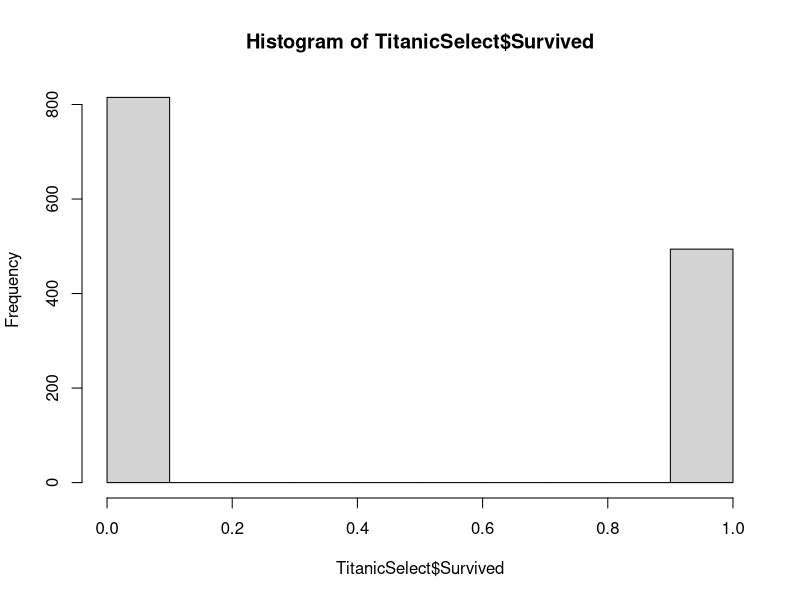
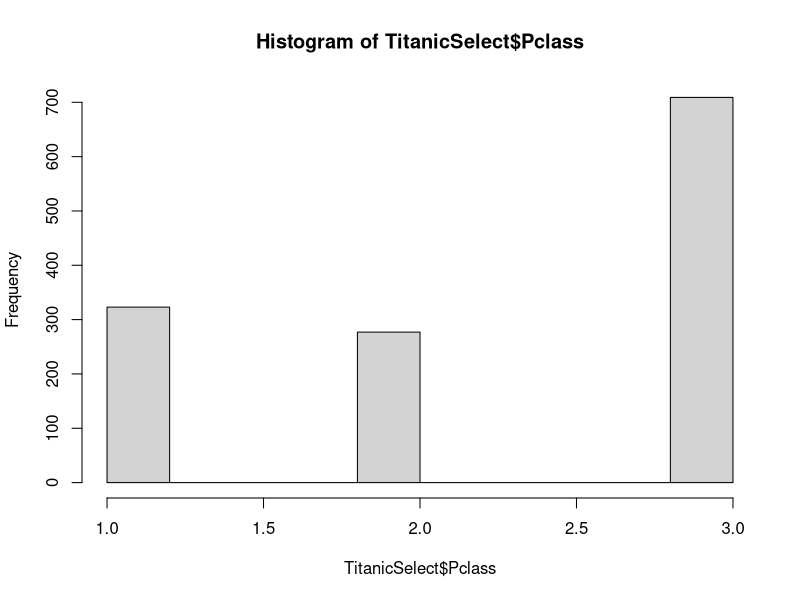
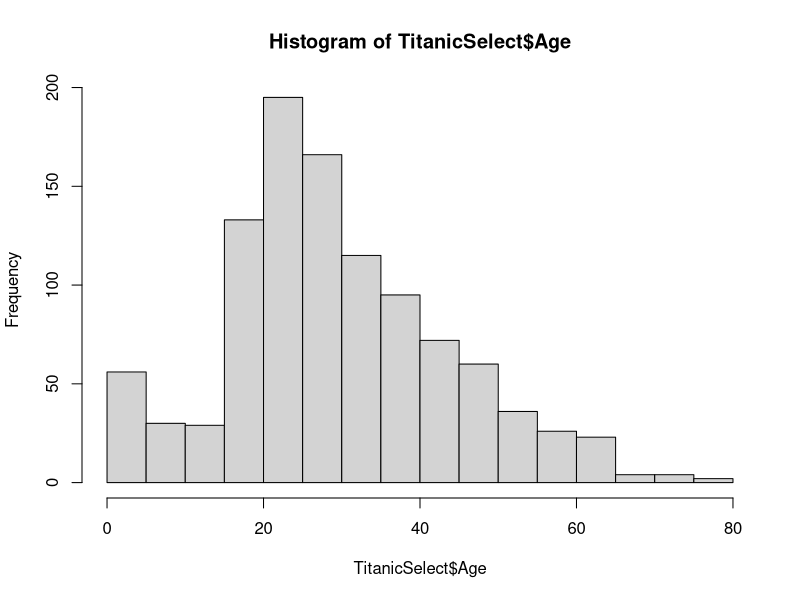
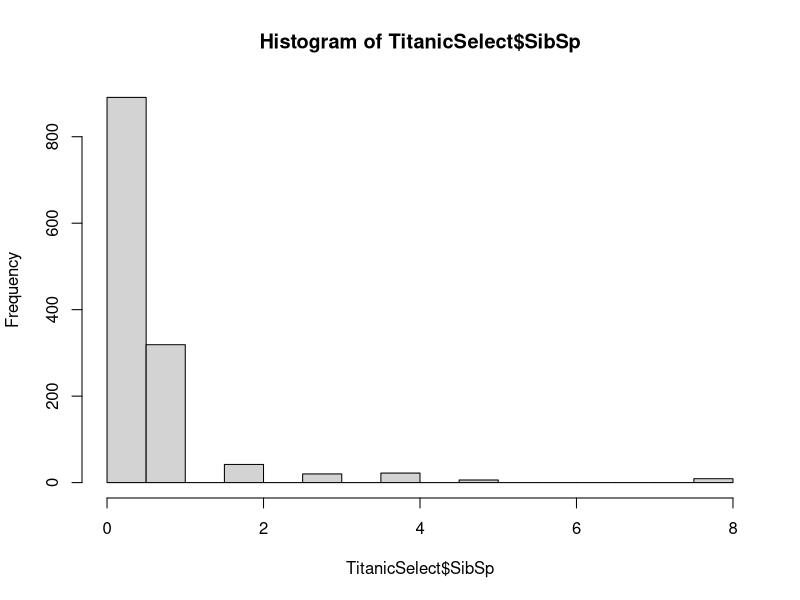
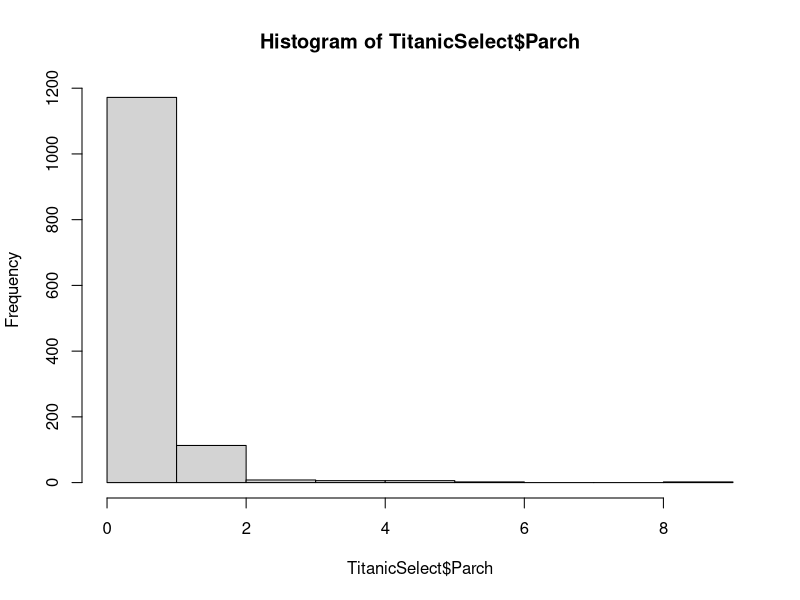
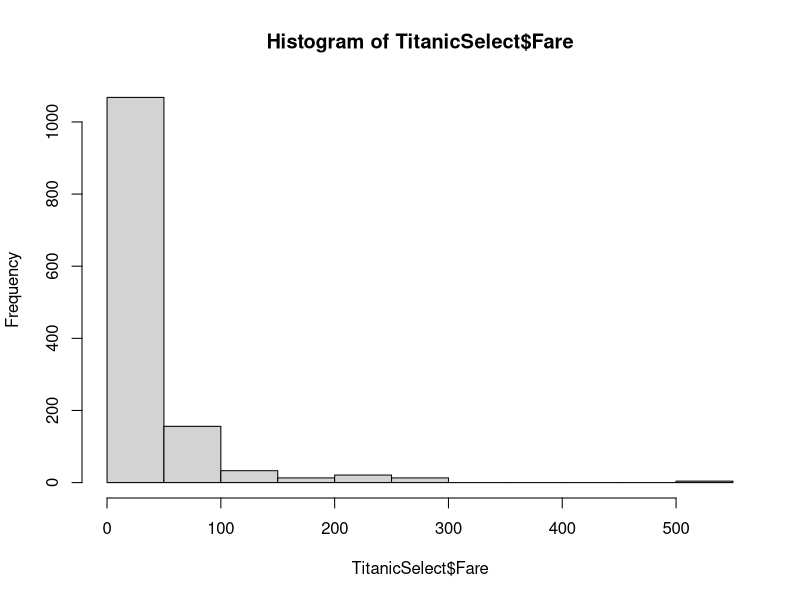
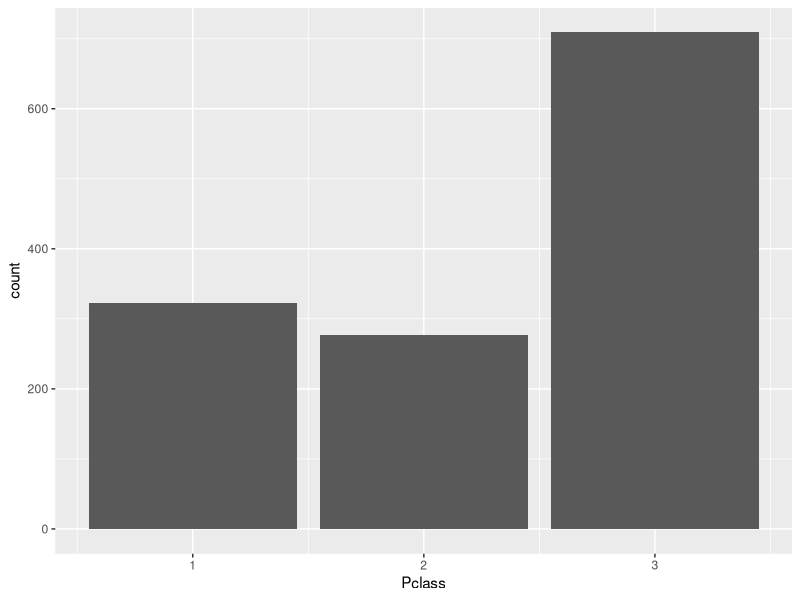
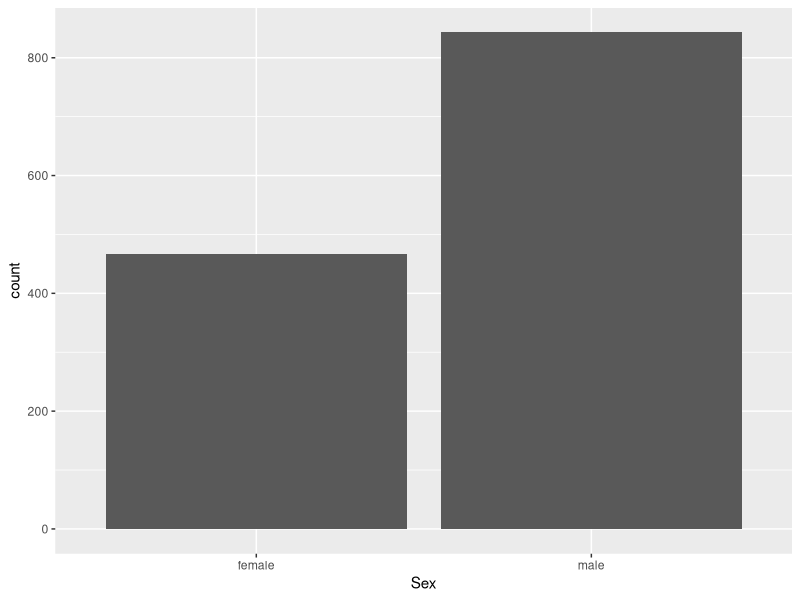

The R script that drew these images, in order:
## ---- chunk 1
knitr::opts_chunk$set(echo = TRUE)
options(scipen=10000)
options(digits = 5)
library(readxl)
library(tidyverse)
library(mi)
library(dplyr)
library(car)
library(readr)
library(ggplot2)
library(lattice)
library(caret)
library(GGally)
library(ROCR)
library(pROC)
## ---- chunk 2
TitanicRaw <- read_excel("Titanic_data.xlsx")
nrow(TitanicRaw)
summary(TitanicRaw)
## ---- chunk 3
TitanicSelect <- select(TitanicRaw, c(2,3,4,5,6,7,8,10,12))
#view(TitanicSelect)
## ---- chunk 4
hist(TitanicSelect$Survived)
hist(TitanicSelect$Pclass)
hist(TitanicSelect$Age)
hist(TitanicSelect$SibSp) 
hist(TitanicSelect$Parch) 
hist(TitanicSelect$Fare)
## ---- chunk 5
ggplot(data=TitanicSelect, aes(x=Pclass))+ geom_bar()
ggplot(data=TitanicSelect, aes(x=Sex)) + geom_bar()
ggplot(data=TitanicSelect, aes(x=SibSp)) + geom_bar()
ggplot(data=TitanicSelect, aes(x=Parch)) + geom_bar()
ggplot(data=TitanicSelect, aes(x=Embarked)) + geom_bar()
## ---- chunk 6
#Select title from passenger names:
colnames(TitanicSelect)
TitanicSelect$title<-gsub('(.*, )|(\\..*)', '', TitanicSelect$Name)

#Showing number of title counts by sex
table(TitanicSelect$Sex, TitanicSelect$title)
## ---- chunk 7
#Transformation of title into various categories based on similarities:

#Titles in low numbers are combined as rare_title:
Rare_Title <- c('Don', 'Dona', 'Dr', 'Jonkheer', 'Lady',  'Rev', 'Sir', 'the Countess')
Military_Title <- c('Capt', 'Col', 'Major' )

TitanicSelect$title[TitanicSelect$title=='Mlle'] <- 'Miss'
TitanicSelect$title[TitanicSelect$title=='Ms'] <- 'Miss'
TitanicSelect$title[TitanicSelect$title=='Mme'] <- 'Mrs'

TitanicSelect$title[TitanicSelect$title %in% Military_Title] <- 'Military_Title'
TitanicSelect$title[TitanicSelect$title %in% Rare_Title] <- 'Unique_Title'
str(TitanicSelect)

#to know the final count based on sex:
table(TitanicSelect$Sex, TitanicSelect$title)
ggplot(data=TitanicSelect, aes(x = title)) + geom_bar(fill = "grey")
## ---- chunk 8
#Find the number of missing values:
sapply(TitanicSelect, function(x) sum(is.na(x)))
## ---- chunk 9
#fare based on mean
avg.Fare=mean(TitanicSelect$Fare, na.rm=T)
TitanicSelect$Fare[is.na(TitanicSelect$Fare)] = avg.Fare

#Embarked to Q
TitanicSelect$Embarked[is.na(TitanicSelect$Embarked)] = 'Q'

#Age based on mean of title
Titanicnew <- TitanicSelect %>% group_by(title) %>% mutate(Age=if_else(is.na(Age), mean(Age, na.rm = TRUE), Age))

sapply(TitanicSelect, function(x) sum(is.na(x)))
## ---- chunk 10
Titanicnew<-  Titanicnew[complete.cases(Titanicnew), ]
nrow(Titanicnew)
## ---- chunk 11
hist(sqrt(TitanicSelect$Age))
hist(log(TitanicSelect$Age))
## ---- chunk 12
#Treating the outliers for Age Variable:
Age_plot = boxplot(Titanicnew$Age)
Age_plot$stats
quantile(Titanicnew$Age, seq(0, 1, 0.02))
## ---- chunk 13
Titanicnew$Age = ifelse(Titanicnew$Age>=61, 61, Titanicnew$Age) #98% in 61 (61>57 which is 75th percentile)
Titanicnew$Age = ifelse(Titanicnew$Age<=5, 5, Titanicnew$Age) #2% in 5 (5 is in 25th percentile)
boxplot(Titanicnew$Age, ylab= "Age", xlab = "Passengers", main = "Titanicnew$Age", title = TRUE)
hist(Titanicnew$Age)
## ---- chunk 14
Fare_plot = boxplot(Titanicnew$Fare)
Fare_plot$stats
quantile(Titanicnew$Fare, seq(0, 1, 0.02))
## ---- chunk 15
Titanicnew$Fare = ifelse(Titanicnew$Fare>=109, 109, Titanicnew$Fare) #(95%)
boxplot(Titanicnew$Fare)
quantile(Titanicnew$Fare, seq(0, 1, 0.02))
## ---- chunk 16
ggcorr(Titanicnew,
       nbreaks = 6,
       label = TRUE,
       label_size = 3,
       color = 'grey50')
## ---- chunk 17
#coding the categorical variables:

Titanicnew$Sex2 <- ifelse(Titanicnew$Sex == 'male', 1,0)

Titanicnew$Embarked2 <- ifelse(Titanicnew$Embarked == 'C', 1,
                          ifelse(Titanicnew$Embarked == 'S',2,0))

Titanicnew$title2 <- ifelse(Titanicnew$title == 'Mr', 1,
                       ifelse(Titanicnew$title == 'Mrs',2,
                       ifelse(Titanicnew$title == 'Miss',3,
                       ifelse(Titanicnew$title == 'Master',4,
                       ifelse(Titanicnew$title == 'Unique_Title',5,0)))))

## ---- chunk 18
Titanicnew$Sex2 <- factor(Titanicnew$Sex2)
Titanicnew$Embarked2 <- factor(Titanicnew$Embarked2)
Titanicnew$title2 <- factor(Titanicnew$title2)

#Titanicnew$Pclass <- as.factor(Titanicnew$Pclass)
#Titanicnew$Age <- as.factor(Titanicnew$Age)
#Titanicnew$SibSp <- as.factor(Titanicnew$SibSp)
#Titanicnew$Parch <- as.factor(Titanicnew$Parch)
#Titanicnew$Fare <- as.factor(Titanicnew$Fare)

colnames(Titanicnew)
## ---- chunk 19
TitanicFinal <- select(Titanicnew,c("title", "Survived", "Pclass", "Sex", "Age", "SibSp", "Parch", "Fare",  "Sex2", "Embarked2", "title2"))
## ---- chunk 20
set.seed(12345)
t= sample(1:nrow(TitanicFinal), 0.7*nrow(TitanicFinal))
Titanictrain = TitanicFinal[t,]
Titanictest = TitanicFinal[-t,]
nrow(Titanictrain)
nrow(Titanictest)
## ---- chunk 21
trainmodel1<-glm(Survived~., data=Titanictrain, family=binomial(link = logit))
summary(trainmodel1)
exp(cbind(Odds_Ratio_SurviveOrNot=coef(trainmodel1), confint(trainmodel1)))
## ---- chunk 22
trainmodel2<-glm(Survived~Pclass + Age + SibSp + Sex2 ,data=Titanictrain, family = binomial(link = logit))
summary(trainmodel2)
exp(cbind(Odds_Ratio_SurviveOrNot=coef(trainmodel2), confint(trainmodel2)))
## ---- chunk 23
trainmodel3<-glm(Survived~Pclass + Age + SibSp +Parch +Fare + Sex2 + Embarked2 ,data=Titanictrain, family = binomial(link = logit))
summary(trainmodel3)
exp(cbind(Odds_Ratio_SurviveOrNot=coef(trainmodel3), confint(trainmodel3)))
## ---- chunk 24
trainmodel4<-glm(Survived~Pclass + Age + SibSp + Parch + Sex2 ,data=Titanictrain, family = binomial(link = logit))
summary(trainmodel4)
exp(cbind(Odds_Ratio_SurviveOrNot=coef(trainmodel4), confint(trainmodel4)))
## ---- chunk 25
trainmodel5<-glm(Survived~Pclass + Age + SibSp + Sex2 + title2 ,data=Titanictrain, family = binomial(link = logit))
summary(trainmodel5)
exp(cbind(Odds_Ratio_SurviveOrNot=coef(trainmodel5), confint(trainmodel5)))
## ---- chunk 26
#Scoring the prediction rate:
Titanictrain$score1 <- predict(trainmodel2, newdata=subset(Titanictrain, select=c('Pclass', 'Age', 'SibSp', 'Sex2')), type="response")
head(Titanictrain$score1)
## ---- chunk 27
Titanictrain$prediction1 <- ifelse(Titanictrain$score1>=0.5, 1, 0)
table(factor(Titanictrain$prediction1),
      factor(Titanictrain$Survived))

## ---- chunk 28
ROCRpred1 <- prediction(Titanictrain$prediction1, Titanictrain$Survived)
ROCRperf1 <- performance(ROCRpred1, measure = "tpr", x.measure = "fpr")
plot(ROCRperf1, colorize = TRUE, text.adj = c(-0.2,1.7), print.cutoffs.at = seq(0,1,0.1))
abline(a=0, b= 1)
auc(Titanictrain$Survived, Titanictrain$prediction1)
## ---- chunk 29
Titanictest$score_test<-predict(trainmodel2, Titanictest, type = "response")
Titanictest$prediction <- ifelse(Titanictest$score_test>=0.5, 1, 0)

Titanictest$Survived2 <- as.factor(Titanictest$Survived)
Titanictest$prediction2 <- as.factor(Titanictest$prediction)
confusionMatrix(Titanictest$prediction2,Titanictest$Survived2)
## ---- chunk 30
ROCRpred_test <- prediction(Titanictest$prediction, Titanictest$Survived)
ROCRperf_test <- performance(ROCRpred_test, measure = "tpr", x.measure = "fpr")
plot(ROCRperf_test, colorize = TRUE, text.adj = c(-0.2,1.7), print.cutoffs.at = seq(0,1,0.1))
abline(a=0, b= 1)
auc(Titanictest$Survived, Titanictest$prediction)
## ---- chunk 31
titanic.res <-residuals(trainmodel2)

ggplot(data=Titanictrain, aes(x=Pclass, y=titanic.res))+geom_point()
ggplot(data=Titanictrain, aes(x=Age, y=titanic.res))+geom_point()
ggplot(data=Titanictrain, aes(x=SibSp, y=titanic.res))+geom_point()
ggplot(data=Titanictrain, aes(x=Sex2, y=titanic.res))+geom_point()
